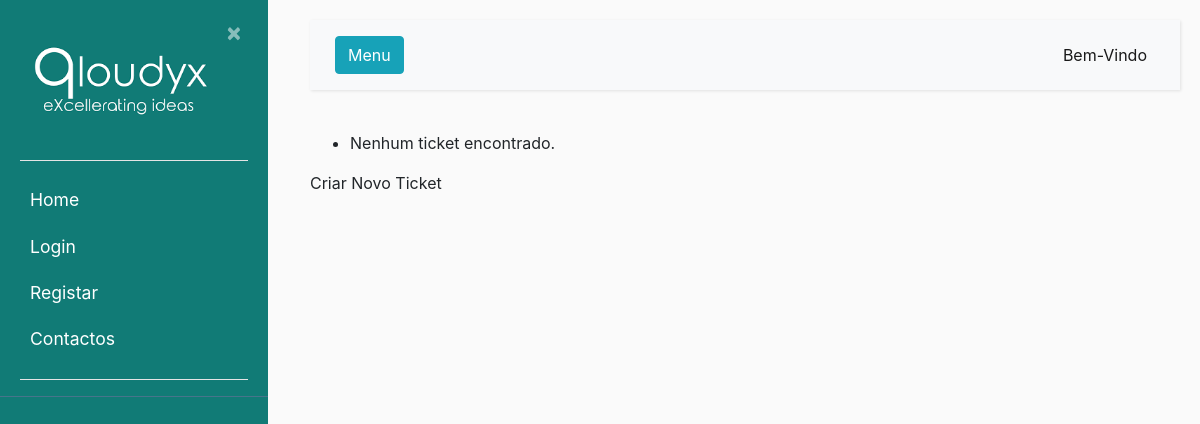
/gestao/, run on an earlier commit of the app's database.
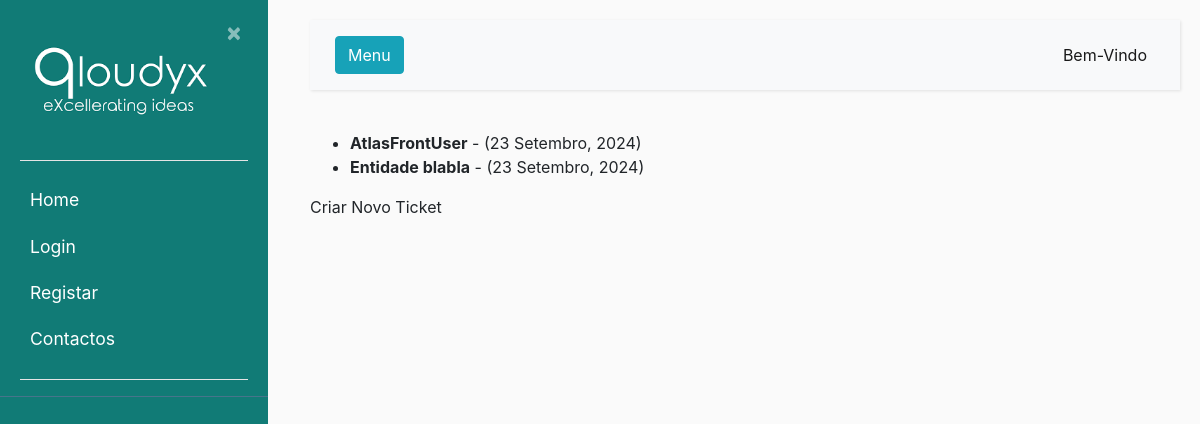
And on a later commit of the database.
### ticket/models.py (models this page shows, shortened)
class Ticket(models.Model):
    nome = models.CharField(max_length=50)
    dataCriacao = models.DateTimeField(default=timezone.now())
    descricao = models.CharField(max_length=300)
    usuarios = models.ForeignKey(Usuarios, null = True, on_delete=models.CASCADE)
    app_tpPedidos = models.ForeignKey(Apps_tpPedidos, on_delete=models.CASCADE)
    prioridade = models.ForeignKey(Prioridade, null = True , on_delete=models.CASCADE)
    resolucao = models.ForeignKey(Resolucao, null = True, on_delete=models.CASCADE)
    id_Proprietario = models.IntegerField(null = True)

### ticket/views.py (the view)
# urls.py: path('gestao/', views.ticket_list, name='ticket-gestao'),
def ticket_list(request):
    tickets = Ticket.objects.all()
    return render(request, 'ticket/gestaodeticket.html', {'tickets': tickets})

### ticket/templates/ticket/gestaodeticket.html
{% extends "ticket/base.html" %}
{% block content %}
    <div>
        <ul>
            {% for ticket in tickets %}
                <li>
                    <strong>{{ ticket.nome }}</strong> - {{ ticket.get_status_display }} ({{ ticket.dataCriacao|date:"d F, Y" }})
                </li>
            {% empty %}
                <li>Nenhum ticket encontrado.</li>
            {% endfor %}
        </ul>
        <a href="{% url 'create_ticket' %}">Criar Novo Ticket</a>
    </div>
{% endblock content %}

### ticket/templates/ticket/base.html (shortened to what this page needs)
{% load static %}
<!DOCTYPE html>
<html lang="en">
<head>
    <link rel="stylesheet" href="https://cdn.jsdelivr.net/npm/bootstrap@4.0.0/dist/css/bootstrap.min.css">
    <link rel="stylesheet" type="text/css" href="{% static 'ticket/main.css' %}">
</head>
<body>
    <div class="wrapper">
        <nav id="sidebar">
            <div class="sidebar-header">
                <a href = "{% url 'ticket-home' %}"> <img src="{% static 'ticket/Qloudyx.png' %}" style="width:200px;height:100%;"></a>
                <a class="close" onclick="CloseMenu()">&nbsp×&nbsp</a>
                <hr>
            </div>
            <ul class="list-unstyled components" >
                <li>
                    <a href="{% url 'ticket-home' %}">Home</a>
                    {% if user.is_authenticated %}
                    {% else %}
                        <a href="{% url 'login' %}">Login</a>
                        <a href="{% url 'register' %}">Registar</a>
                    {% endif %}
                </li>
                <li>
                    <a href="#">Contactos</a>
                    <hr>
            </ul>
        </nav>
        </div>
        <div id="content">
            <nav class="navbar navbar-expand-lg navbar-light bg-light">
                <div class="container-fluid">
                    <button type="button" id="sidebarCollapse" onClick="OpenMenu()" class="btn btn-info">
                        <span>Menu</span>
                    </button>
                    <div class="collapse navbar-collapse" id="navbarSupportedContent">
                        <ul class="nav navbar-nav ml-auto">
                            <li class="nav-item active">
                                <a class="nav-link" href="#">Bem-Vindo {{user.nome}}</a>
                            </li>
                        </ul>
                    </div>
                </div>
            </nav>
            <main role="main" class="container">
                <div class="row">
                    <div class="col-md-8">
                    </div>
                </div>
            </main>
            {% block content %}{% endblock %}
</body>
</html>

### ticket/static/ticket/main.css (style rules this page uses)
body { background: #fafafa; }
hr { background-color: white; }
a, a:hover, a:focus { color: inherit; text-decoration: none; transition: all 0.3s; }
.navbar { padding: 15px 10px; background: #fff; border: none; border-radius: 0; margin-bottom: 40px; box-shadow: 1px 1px 3px rgba(0, 0, 0, 0.1); }
.wrapper { display: flex; width: 100%; align-items: stretch; }
#sidebar { height: 100%; width: 250; position: fixed; z-index: 1; overflow-x: hidden; background: #117B76; color: #fff; transition: all 0.3s; }
#sidebar .sidebar-header { padding-left: 20px; padding-top: 20px; padding-right: 20px; background: #117B76; }
#sidebar ul.components { padding-left: 20px; padding-right: 20px; border-bottom: 1px solid #47748b; }
#sidebar ul li a { padding: 10px; font-size: 1.1em; display: block; }
#content { margin-left: 290px; position: relative; padding: 20px; min-height: 100vh; transition: all 0.3s; }

What changed in the data, as far as the page shows it:
added Ticket: nome "AtlasFrontUser", dataCriacao "23 Setembro, 2024"
added Ticket: nome "Entidade blabla", dataCriacao "23 Setembro, 2024"
Also different on the page:
text no longer shown: "Nenhum ticket encontrado."
